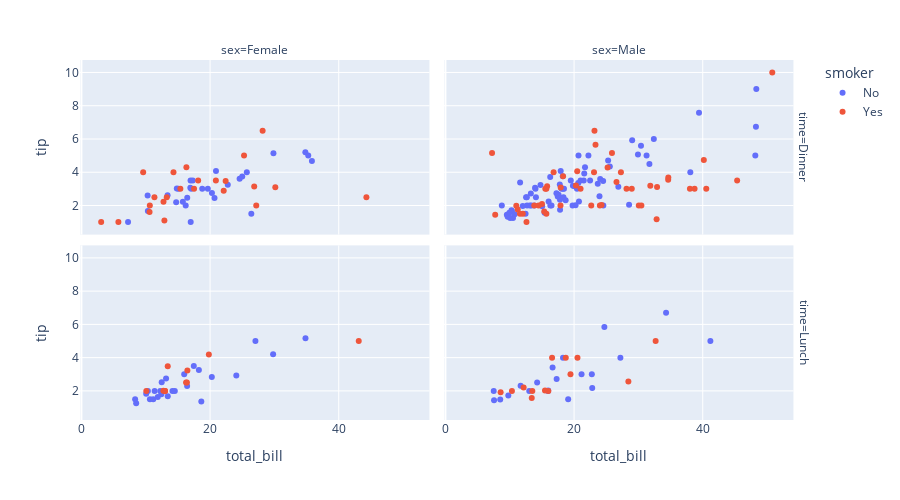

Here is the notebook cell this chart was saved with:
### Code cell
fig=px.scatter(tips,x='total_bill',y='tip',facet_col='sex',facet_row='time',color='smoker')
fig.update_layout(height=500)
fig.show()

### Figure 1 — Plotly figure (JSON) as saved in the notebook; plotly's stock layout.template omitted (floating-point values rounded to 4 significant figures)
{"data": [{"hovertemplate": "smoker=No<br>time=Dinner<br>sex=Female<br>total_bill=%{x}<br>tip=%{y}<extra></extra>", "legendgroup": "No", "marker": {"color": "#636efa", "symbol": "circle"}, "mode": "markers", "name": "No", "orientation": "v", "showlegend": true, "type": "scatter", "x": [16.99, 24.59, 35.26, 14.83, 10.33, 16.97, 20.29, 15.77, 19.65, 15.06, 20.69, 16.93, 10.29, 34.81, 26.41, 16.45, 17.07, 14.73, 22.75, 20.92, 7.25, 25.71, 17.31, 29.85, 25.0, 13.39, 16.21, 35.83, 18.78], "xaxis": "x3", "y": [1.01, 3.61, 5.0, 3.02, 1.67, 3.5, 2.75, 2.23, 3.0, 3.0, 2.45, 3.07, 2.6, 5.2, 1.5, 2.47, 3.0, 2.2, 3.25, 4.08, 1.0, 4.0, 3.5, 5.14, 3.75, 2.61, 2.0, 4.67, 3.0], "yaxis": "y3"}, {"hovertemplate": "smoker=No<br>time=Dinner<br>sex=Male<br>total_bill=%{x}<br>tip=%{y}<extra></extra>", "legendgroup": "No", "marker": {"color": "#636efa", "symbol": "circle"}, "mode": "markers", "name": "No", "orientation": "v", "showlegend": false, "type": "scatter", "x": [10.34, 21.01, 23.68, 25.29, 8.77, 26.88, 15.04, 14.78, 10.27, 15.42, 18.43, 21.58, 16.29, 20.65, 17.92, 39.42, 19.82, 17.81, 13.37, 12.69, 21.7, 9.55, 18.35, 17.78, 24.06, 16.31, 18.69, 31.27, 16.04, 17.46, 13.94, 9.68, 30.4, 18.29, 22.23, 32.4, 28.55, 18.04, 12.54, 9.94, 25.56, 19.49, 48.27, 17.59, 20.08, 20.23, 12.02, 10.51, 22.49, 12.46, 18.24, 14.0, 38.07, 23.95, 29.93, 14.07, 13.13, 17.26, 24.55, 19.77, 48.17, 16.49, 21.5, 12.66, 13.81, 24.52, 20.76, 31.71, 20.69, 48.33, 20.45, 13.28, 11.61, 10.77, 10.07, 29.03, 17.82], "xaxis": "x4", "y": [1.66, 3.5, 3.31, 4.71, 2.0, 3.12, 1.96, 3.23, 1.71, 1.57, 3.0, 3.92, 3.71, 3.35, 4.08, 7.58, 3.18, 2.34, 2.0, 2.0, 4.3, 1.45, 2.5, 3.27, 3.6, 2.0, 2.31, 5.0, 2.24, 2.54, 3.06, 1.32, 5.6, 3.0, 5.0, 6.0, 2.05, 3.0, 2.5, 1.56, 4.34, 3.51, 6.73, 2.64, 3.15, 2.01, 1.97, 1.25, 3.5, 1.5, 3.76, 3.0, 4.0, 2.55, 5.07, 2.5, 2.0, 2.74, 2.0, 2.0, 5.0, 2.0, 3.5, 2.5, 2.0, 3.48, 2.24, 4.5, 5.0, 9.0, 3.0, 2.72, 3.39, 1.47, 1.25, 5.92, 1.75], "yaxis": "y4"}, {"hovertemplate": "smoker=No<br>time=Lunch<br>sex=Female<br>total_bill=%{x}<br>tip=%{y}<extra></extra>", "legendgroup": "No", "marker": {"color": "#636efa", "symbol": "circle"}, "mode": "markers", "name": "No", "orientation": "v", "showlegend": false, "type": "scatter", "x": [10.07, 34.83, 10.65, 12.43, 24.08, 13.42, 12.48, 29.8, 14.52, 11.38, 20.27, 11.17, 12.26, 18.26, 8.51, 10.33, 14.15, 13.16, 17.47, 27.05, 16.43, 8.35, 18.64, 11.87, 15.98], "xaxis": "x", "y": [1.83, 5.17, 1.5, 1.8, 2.92, 1.68, 2.52, 4.2, 2.0, 2.0, 2.83, 1.5, 2.0, 3.25, 1.25, 2.0, 2.0, 2.75, 3.5, 5.0, 2.3, 1.5, 1.36, 1.63, 3.0], "yaxis": "y"}, {"hovertemplate": "smoker=No<br>time=Lunch<br>sex=Male<br>total_bill=%{x}<br>tip=%{y}<extra></extra>", "legendgroup": "No", "marker": {"color": "#636efa", "symbol": "circle"}, "mode": "markers", "name": "No", "orientation": "v", "showlegend": false, "type": "scatter", "x": [27.2, 22.76, 17.29, 16.66, 15.98, 13.03, 18.28, 24.71, 21.16, 11.69, 14.26, 15.95, 8.52, 22.82, 19.08, 34.3, 41.19, 9.78, 7.51, 7.56], "xaxis": "x2", "y": [4.0, 3.0, 2.71, 3.4, 2.03, 2.0, 4.0, 5.85, 3.0, 2.31, 2.5, 2.0, 1.48, 2.18, 1.5, 6.7, 5.0, 1.73, 2.0, 1.44], "yaxis": "y2"}, {"hovertemplate": "smoker=Yes<br>time=Dinner<br>sex=Female<br>total_bill=%{x}<br>tip=%{y}<extra></extra>", "legendgroup": "Yes", "marker": {"color": "#EF553B", "symbol": "circle"}, "mode": "markers", "name": "Yes", "orientation": "v", "showlegend": true, "type": "scatter", "x": [3.07, 26.86, 25.28, 5.75, 16.32, 11.35, 15.38, 44.3, 22.42, 14.31, 17.51, 10.59, 10.63, 9.6, 20.9, 18.15, 12.76, 13.27, 28.17, 12.9, 30.14, 22.12, 27.18], "xaxis": "x3", "y": [1.0, 3.14, 5.0, 1.0, 4.3, 2.5, 3.0, 2.5, 3.48, 4.0, 3.0, 1.61, 2.0, 4.0, 3.5, 3.5, 2.23, 2.5, 6.5, 1.1, 3.09, 2.88, 2.0], "yaxis": "y3"}, {"hovertemplate": "smoker=Yes<br>time=Dinner<br>sex=Male<br>total_bill=%{x}<br>tip=%{y}<extra></extra>", "legendgroup": "Yes", "marker": {"color": "#EF553B", "symbol": "circle"}, "mode": "markers", "name": "Yes", "orientation": "v", "showlegend": false, "type": "scatter", "x": [38.01, 11.24, 20.29, 13.81, 11.02, 18.29, 15.01, 17.92, 28.97, 40.17, 27.28, 12.03, 21.01, 15.36, 20.49, 25.21, 50.81, 15.81, 7.25, 31.85, 16.82, 32.9, 17.89, 14.48, 34.63, 34.65, 23.33, 45.35, 23.17, 40.55, 30.46, 23.1, 15.69, 26.59, 38.73, 24.27, 30.06, 25.89, 28.15, 11.59, 7.74, 24.01, 15.69, 15.53, 12.6, 32.83, 22.67], "xaxis": "x4", "y": [3.0, 1.76, 3.21, 2.0, 1.98, 3.76, 2.09, 3.08, 3.0, 4.73, 4.0, 1.5, 3.0, 1.64, 4.06, 4.29, 10.0, 3.16, 5.15, 3.18, 4.0, 3.11, 2.0, 2.0, 3.55, 3.68, 5.65, 3.5, 6.5, 3.0, 2.0, 4.0, 1.5, 3.41, 3.0, 2.03, 2.0, 5.16, 3.0, 1.5, 1.44, 2.0, 3.0, 3.0, 1.0, 1.17, 2.0], "yaxis": "y4"}, {"hovertemplate": "smoker=Yes<br>time=Lunch<br>sex=Female<br>total_bill=%{x}<br>tip=%{y}<extra></extra>", "legendgroup": "Yes", "marker": {"color": "#EF553B", "symbol": "circle"}, "mode": "markers", "name": "Yes", "orientation": "v", "showlegend": false, "type": "scatter", "x": [19.81, 43.11, 13.0, 12.74, 13.0, 16.4, 16.47, 13.42, 16.27, 10.09], "xaxis": "x", "y": [4.19, 5.0, 2.0, 2.01, 2.0, 2.5, 3.23, 3.48, 2.5, 2.0], "yaxis": "y"}, {"hovertemplate": "smoker=Yes<br>time=Lunch<br>sex=Male<br>total_bill=%{x}<br>tip=%{y}<extra></extra>", "legendgroup": "Yes", "marker": {"color": "#EF553B", "symbol": "circle"}, "mode": "markers", "name": "Yes", "orientation": "v", "showlegend": false, "type": "scatter", "x": [19.44, 32.68, 16.0, 28.44, 15.48, 16.58, 10.34, 13.51, 18.71, 20.53, 12.16, 8.58, 13.42], "xaxis": "x2", "y": [3.0, 5.0, 2.0, 2.56, 2.02, 4.0, 2.0, 2.0, 4.0, 4.0, 2.2, 1.92, 1.58], "yaxis": "y2"}], "layout": {"annotations": [{"font": {}, "showarrow": false, "text": "sex=Female", "x": 0.24, "xanchor": "center", "xref": "paper", "y": 1, "yanchor": "bottom", "yref": "paper"}, {"font": {}, "showarrow": false, "text": "sex=Male", "x": 0.74, "xanchor": "center", "xref": "paper", "y": 1, "yanchor": "bottom", "yref": "paper"}, {"font": {}, "showarrow": false, "text": "time=Lunch", "textangle": 90, "x": 0.98, "xanchor": "left", "xref": "paper", "y": 0.2425, "yanchor": "middle", "yref": "paper"}, {"font": {}, "showarrow": false, "text": "time=Dinner", "textangle": 90, "x": 0.98, "xanchor": "left", "xref": "paper", "y": 0.7575, "yanchor": "middle", "yref": "paper"}], "height": 500, "legend": {"title": {"text": "smoker"}, "tracegroupgap": 0}, "margin": {"t": 60}, "xaxis": {"anchor": "y", "domain": [0, 0.48], "title": {"text": "total_bill"}}, "xaxis2": {"anchor": "y2", "domain": [0.5, 0.98], "matches": "x", "title": {"text": "total_bill"}}, "xaxis3": {"anchor": "y3", "domain": [0, 0.48], "matches": "x", "showticklabels": false}, "xaxis4": {"anchor": "y4", "domain": [0.5, 0.98], "matches": "x", "showticklabels": false}, "yaxis": {"anchor": "x", "domain": [0, 0.485], "title": {"text": "tip"}}, "yaxis2": {"anchor": "x2", "domain": [0, 0.485], "matches": "y", "showticklabels": false}, "yaxis3": {"anchor": "x3", "domain": [0.515, 1], "matches": "y", "title": {"text": "tip"}}, "yaxis4": {"anchor": "x4", "domain": [0.515, 1], "matches": "y", "showticklabels": false}}}
